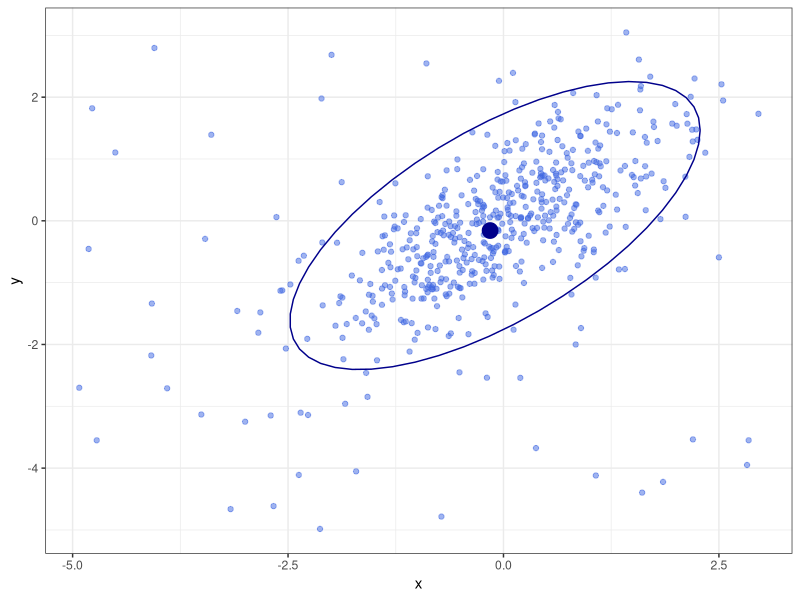
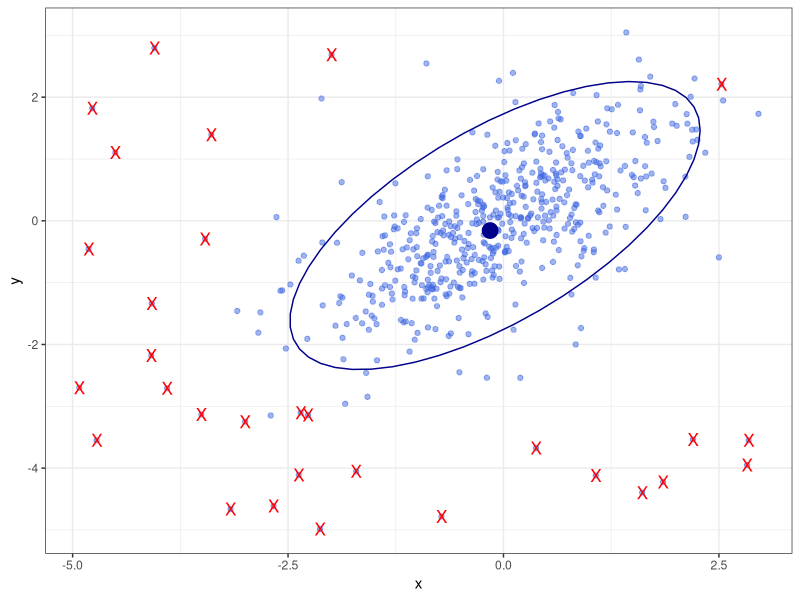
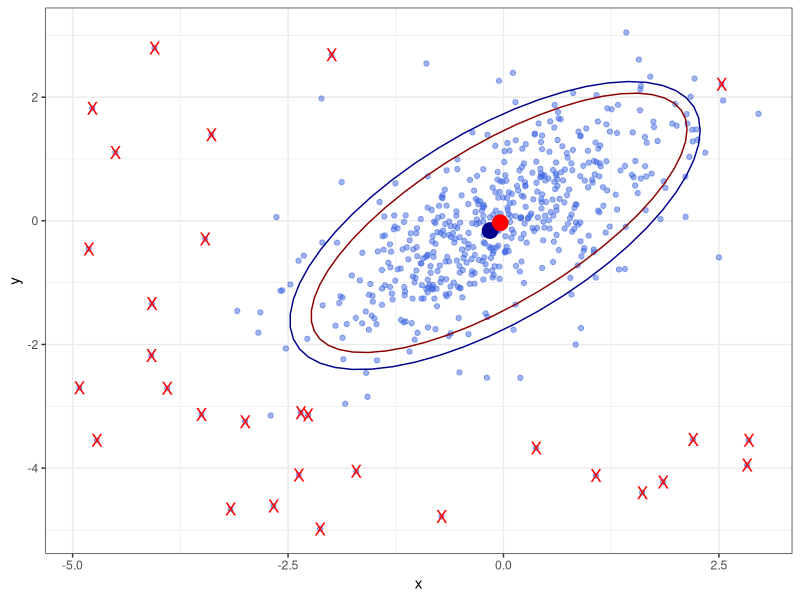
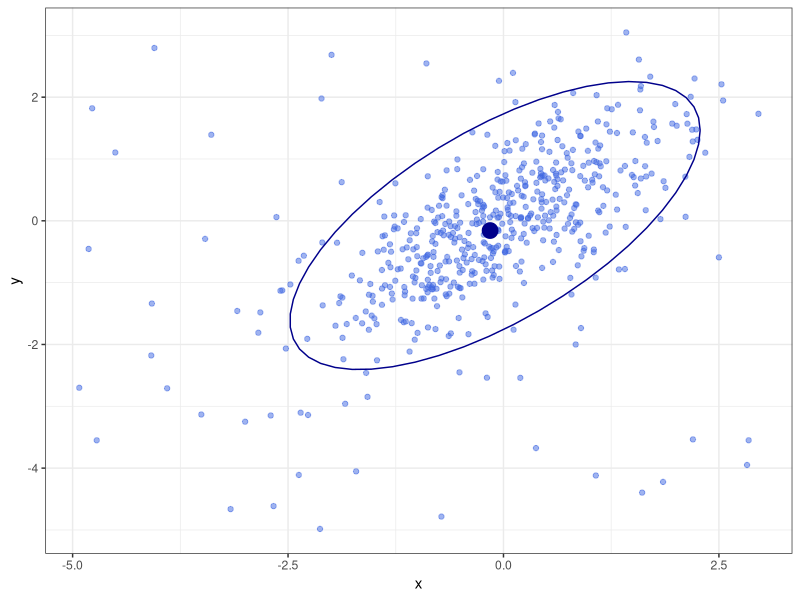
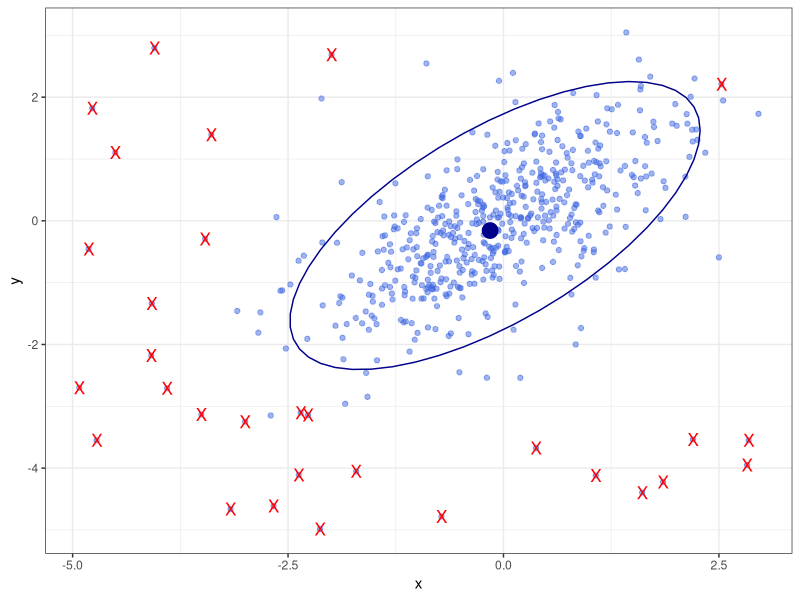
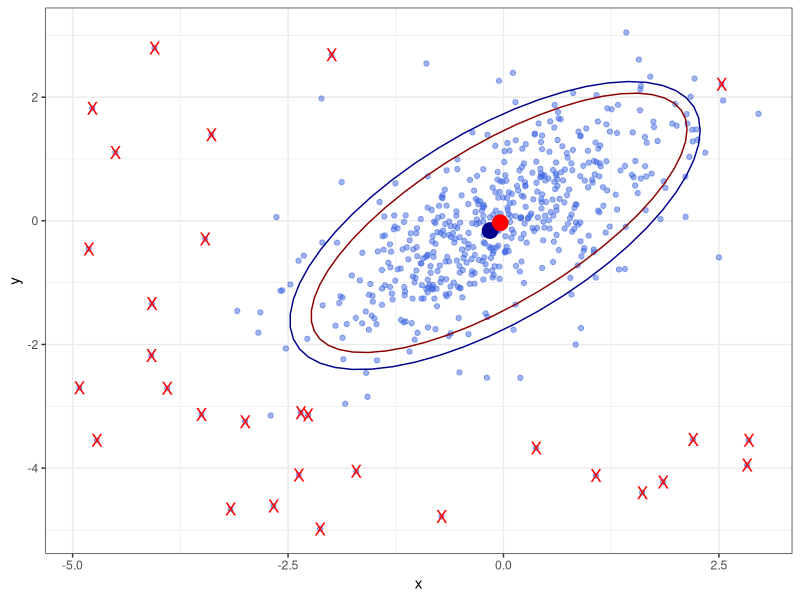

Source code (R) for these figures, in order:
library(ggplot2)
library(gganimate)
set.seed(1234)
X <- mvtnorm::rmvnorm(500,c(0,0),sigma=matrix(c(1,.7,.7,1),2,2))
L <- matrix(runif(100,-5,3),50,2)
Y <- rbind(X,L)


IL <- sort(apply(L,1,function(x) sum((colMeans(Y)-x)^2)),index=T,decreasing = T)

  ggplot()+
    theme_bw()+xlab("x")+ylab("y")+
    geom_point(aes(x=Y[,1],y=Y[,2]),col="royalblue",alpha=.5)+
    geom_point(aes(x=mean(Y[,1]),mean(Y[,2])),size=5,col="darkblue")+
    stat_ellipse(aes(x=Y[,1],y=Y[,2]),col="darkblue")
  ggsave("/home/fra/Documents/GitHub/adaptdaBNP/output/MBC2_presentation/figures/MCD1.pdf",height = 3,width = 6)



  ggplot()+
    theme_bw()+xlab("x")+ylab("y")+
    geom_point(aes(x=Y[,1],y=Y[,2]),col="royalblue",alpha=.5)+
    geom_point(aes(x=mean(Y[,1]),mean(Y[,2])),size=5,col="darkblue")+
    stat_ellipse(aes(x=Y[,1],y=Y[,2]),col="darkblue")+
    geom_point(aes(x=L[IL$ix[1:30],1],L[IL$ix[1:30],2]),pch="X",col="red",size=4)
    ggsave("/home/fra/Documents/GitHub/adaptdaBNP/output/MBC2_presentation/figures/MCD2.pdf",height = 3,width = 6)


    ggplot()+
      theme_bw()+xlab("x")+ylab("y")+
      geom_point(aes(x=Y[,1],y=Y[,2]),col="royalblue",alpha=.5)+
      geom_point(aes(x=mean(Y[,1]),mean(Y[,2])),size=5,col="darkblue")+
      stat_ellipse(aes(x=Y[,1],y=Y[,2]),col="darkblue")+
      geom_point(aes(x=L[IL$ix[1:30],1],L[IL$ix[1:30],2]),pch="X",col="red",size=4)+
    #geom_point(aes(x=Y[,1],y=Y[,2]),col="red",alpha=.5)+
    geom_point(aes(x=mean(X[,1]),mean(X[,2])),size=5,col="red")+
    stat_ellipse(aes(x=X[,1],y=X[,2]),col="darkred")
    ggsave("/home/fra/Documents/GitHub/adaptdaBNP/output/MBC2_presentation/figures/MCD3.pdf",height = 3,width = 6)
